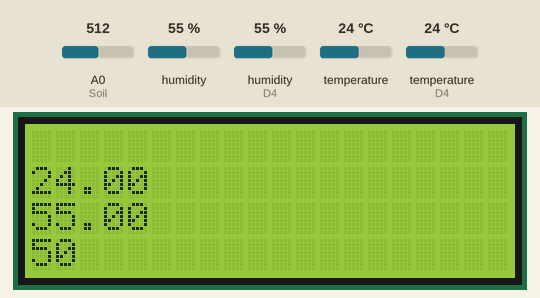
Recording of a sketch running on a simulated ESP8266 (NodeMCU). On the bench: 20×4 character LCD. The inputs (shaded band) are chosen by the test bench; at power-on: humidity 55 %, A0 (Soil) = 512, temperature 24 °C, humidity (sensor on D4) 55 %, temperature (sensor on D4) 24 °C. WiFi joins after 1.5 s; servers stay silent unless stated; uploads are accepted with an empty reply; what the sketch prints to the serial monitor is not drawn.

Above: at 2.8 s.
2.9 s: humidity (sensor 0) set to 22 %
At 4.3 s:
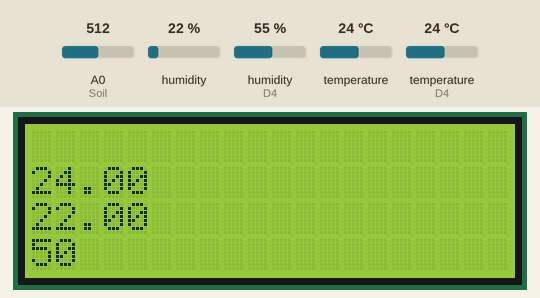
5.3 s: A0 (Soil) set to 716
7.5 s: temperature (sensor 0) set to 12 °C
At 9.3 s:
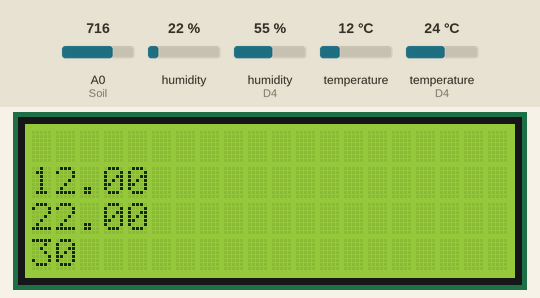
9.6 s: A0 (Soil) set to 992
At 11.5 s:
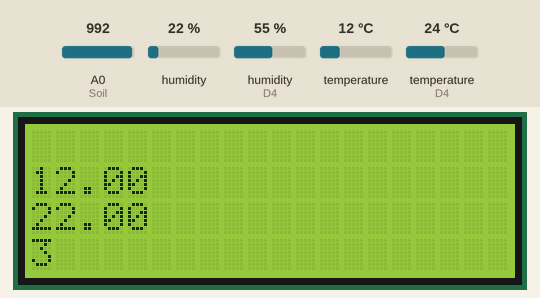
11.8 s: humidity (sensor 0) set to 40 %
At 13.6 s:
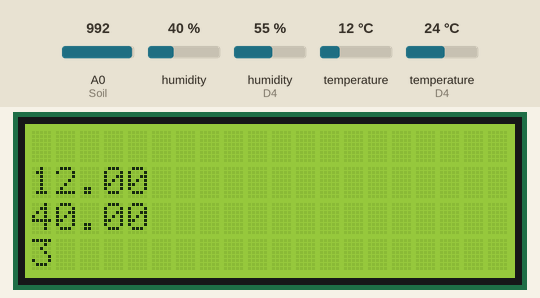
13.9 s: A0 (Soil) set to 306
At 15.6 s:
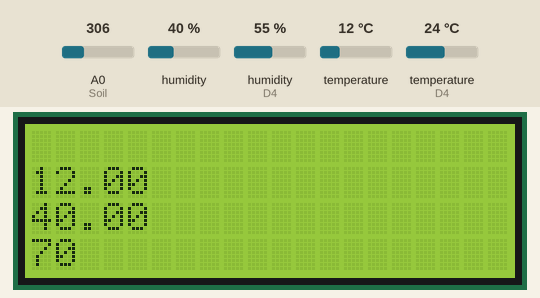
Timing chart, 0 to 17.0 s (numbered marks = the images above; inputs shaded):
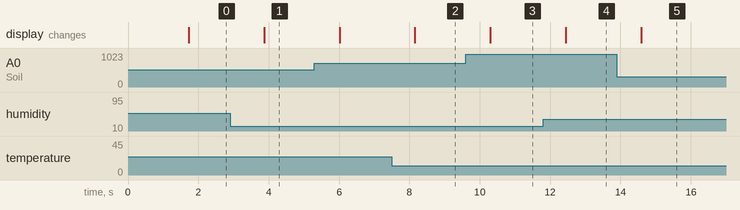

Measured:
- after the input at 2.9 s, the display: changes after 0.97 s (image 1)
- after the input at 7.5 s, the display: changes after 0.66 s (image 2)
- after the input at 9.6 s, the display: changes after 0.70 s (image 3)
- after the input at 11.8 s, the display: changes after 0.65 s (image 4)
- after the input at 13.9 s, the display: changes after 0.69 s (image 5)

The sketch:

ESP_MultiDHT22_Soil_LCD_Firebase_noLib.ino
```cpp
#include <ESP8266WiFi.h>
#include <DHT.h>                // ใช้ของ Adafruit https://github.com/adafruit/DHT-sensor-library
#include <Wire.h>
#include <LiquidCrystal_I2C.h>  // ใช้ของ DFRobot.com

//--------------------------------------------------------
#define WIFI_SSID             "--------------------"  // WiFi Router
#define WIFI_PASSWORD         "--------------------"  // รหัส WiFi
#define FIREBASE_HOST         "----------------------------"  // Host Firebase
#define FIREBASE_AUTH         "----------------------------"  // รหัสของฐานข้อมูลข้างต้น
//--------------------------------------------------------
/* ฟังกชั่น สำหรับ รับและส่งข้อมูลไปยัง Firebase*/
String  TD_Get_Firebase(String path );                //  รับจาก Firebase
int     TD_Set_Firebase(String path, String value, bool push=false ); // ส่งไปยัง Firebase
int     TD_Push_Firebase(String path, String value ); //  ส่งไปยัง Firebase แบบ Pushing Data
//--------------------------------------------------------
LiquidCrystal_I2C lcd(0x27,20,4);    // ประกาศตัวแปรสำหรับจอ lcd
int Soil = A0;                       // ขา pin ของ soil sensor
//DHT dht( D3, DHT11);               // หากใช้ DHT11 ให้กำหนดแบบตัวอย่างนี้
DHT dht( D3, DHT22);                 // ขา pin ของ DHT22 ตัวแรก
DHT dht2( D4, DHT22);                // ขา pin ของ DHT22 ตัวที่ 2

//--------------------------------------------------------

void setup() {
  Serial.begin(115200); Serial.println();
  dht.begin();
  dht2.begin();
  lcd.init(); lcd.backlight();

  WiFi.begin(WIFI_SSID, WIFI_PASSWORD);    // เชื่อมต่อไวไฟ
  while(!WiFi.isConnected()) delay(400);   // รอจนกว่าเชื่อมต่อสำเร็จ
  Serial.println(WiFi.localIP());          // แสดงค่า IP หลังเชื่อมต่อได้
}

void loop() {
  float temperature = dht.readTemperature();   // อ่านค่า อุณหภูมิ DHT22 ตัวแรก
  float humidity = dht.readHumidity();         // อ่านค่า ความชื้น DHT22 ตัวแรก
  float temperature2 = dht2.readTemperature();
  float humidity2 = dht2.readHumidity();
  int sensorsoil  = map(analogRead(Soil), 0, 1023, 100, 0 ); // อ่านค่า soil sensor

  if (isnan(temperature) || isnan(humidity)) return;   // หากอ่าน DHT22 ตัวแรก ไม่ได้ ให้เริ่มใหม่
  if (isnan(temperature2) || isnan(humidity2)) return; // หากอ่าน DHT22 ตัวที่2  ไม่ได้ ให้เริ่มใหม่

  // แสดงค่าที่อ่านได้ทั้งหมดออกหน้าจอ Serial Monitor
  Serial.printf("T:%.2f ; H:%.2f ; T2:%.2f ; H2:%.2f ; soil:%d\n",
           temperature, humidity, temperature2, humidity2 , sensorsoil);

  // ตัวอย่าง ค่าที่อ่านได้ ออกจอ lcd
  lcd.setCursor(0, 1); lcd.print("           ");
  lcd.setCursor(0, 1); lcd.print(temperature);
  lcd.setCursor(0, 2); lcd.print("           ");
  lcd.setCursor(0, 2); lcd.print(humidity);
  lcd.setCursor(0, 3); lcd.print("           ");
  lcd.setCursor(0, 3); lcd.print(sensorsoil);

  // เตรียมข้อมูล Json
  char buf[100];
  sprintf(buf, "{\"temperature\":%.2f,\"humidity\":%.2f}", temperature, humidity);
  String logDHTJson1 = String(buf);
  sprintf(buf, "{\"temperature\":%.2f,\"humidity\":%.2f}", temperature2, humidity2);
  String logDHTJson2 = String(buf);

  // ส่งข้อมูล json ขึ้น Firebase ด้วยฟังกชั่น TD_Set_Firebase() แบบไม่ต้องพึ่งไลบรารี่
  TD_Set_Firebase( "logDHT", logDHTJson1);    // ส่งขึ้น Firebase แบบปกติ
  TD_Set_Firebase( "logDHT2", logDHTJson2);   // ส่งขึ้น Firebase แบบปกติ
  delay(500);
}

//----------- ข้างล่างนี้ไม่ต้องแก้ไขอะไร-----------------------------------
/**********************************************************
 * ฟังกชั่น TD_Set_Firebase
 * ใช้กำหนด ค่า value ให้ path ของ Firebase
 * โดย path อยู่ใน รูปแบบ เช่น "Room/Sensor/DHT/Humid" เป็นต้น
 *
 * ทั้ง path และ  value ต้องเป็น ข้อมูลประเภท String
 * และ คืนค่าฟังกชั่น กลับมาด้วย http code
 *
 * เช่น หากเชื่อมต่อไม่ได้ จะคินค่าด้วย 404
 * หากกำหนดลงที่ Firebase สำเร็จ จะคืนค่า 200 เป็นต้น
 *
 **********************************************************/
#ifndef FIREBASE_FINGERPRINT  // Fingerprint ของ https://www.firebaseio.com
// ใช้ได้ตั้งแต่ 01/08/2018 17:21:49 GMT ถึง หมดอายุสิ้นสุด 27/03/2019 00:00:00 GMT
#define FIREBASE_FINGERPRINT "E2 34 53 7A 1E D9 7D B8 C5 02 36 0D B2 77 9E 5E 0F 32 71 17"
#endif

int TD_Set_Firebase(String path, String value, bool push ) {
  WiFiClientSecure ssl_client;
  String host = String(FIREBASE_HOST); host.replace("https://", "");
  if(host[host.length()-1] == '/' ) host = host.substring(0,host.length()-1);
  String resp = "";
  int httpCode = 404; // Not Found
  String firebase_method = (push)? "POST " : "PUT ";
  if( ssl_client.connect( host.c_str(), 443)){
    if( ssl_client.verify( FIREBASE_FINGERPRINT, host.c_str())){
      String uri = ((path[0]!='/')? String("/"):String("")) + path + String(".json?auth=") + String(FIREBASE_AUTH);
      String request = "";
            request += firebase_method + uri +" HTTP/1.1\r\n";
            request += "Host: " + host + "\r\n";
            request += "User-Agent: ESP8266\r\n";
            request += "Connection: close\r\n";
            request += "Accept-Encoding: identity;q=1,chunked;q=0.1,*;q=0\r\n";
            request += "Content-Length: "+String( value.length())+"\r\n\r\n";
            request += value;

      ssl_client.print(request);
      while( ssl_client.connected() && !ssl_client.available()) delay(10);
      if( ssl_client.connected() && ssl_client.available() ) {
        resp      = ssl_client.readStringUntil('\n');
        httpCode  = resp.substring(resp.indexOf(" ")+1, resp.indexOf(" ", resp.indexOf(" ")+1)).toInt();
      }
    }else{
      Serial.println("[Firebase] can't verify SSL fingerprint");
    }
    ssl_client.stop();
  } else {
    Serial.println("[Firebase] can't connect to Firebase Host");
  }
  return httpCode;
}

/**********************************************************
 * ฟังกชั่น TD_Push_Firebase
 * ใช้ กำหนด ค่า value ให้ path ของ Firebase แบบ Pushing Data (POST method)
 * โดย path อยู่ใน รูปแบบ เช่น "Room/Sensor/DHT/Humid" เป็นต้น
 *
 * ทั้ง path และ  value ต้องเป็น ข้อมูลประเภท String
 * และ คืนค่าฟังกชั่น กลับมาด้วย http code
 *
 * เช่น หากเชื่อมต่อไม่ได้ จะคินค่าด้วย 404
 * หากกำหนดลงที่ Firebase สำเร็จ จะคืนค่า 200 เป็นต้น
 *
 **********************************************************/
int TD_Push_Firebase(String path, String value ){
  return TD_Set_Firebase(path,value, true);
}
/**********************************************************
 * ฟังกชั่น TD_Get_Firebase
 * ใช้ รับ ค่า value ของ path ที่อยู่บน Firebase
 * โดย path อยู่ใน รูปแบบ เช่น "Room/Sensor/DHT/Humid" เป็นต้น
 *
 * path เป็น ข้อมูลประเภท String
 * คืนค่าของฟังกชั่น คือ value ของ path ที่กำหนด ในข้อมูลประเภท String
 *
 **********************************************************/
String TD_Get_Firebase(String path ) {
  WiFiClientSecure ssl_client;
  String host = String(FIREBASE_HOST); host.replace("https://", "");
  if(host[host.length()-1] == '/' ) host = host.substring(0,host.length()-1);
  String resp = "";
  String value = "";
  if( ssl_client.connect( host.c_str(), 443)){
    if( ssl_client.verify( FIREBASE_FINGERPRINT, host.c_str())){
      String uri = ((path[0]!='/')? String("/"):String("")) + path + String(".json?auth=") + String(FIREBASE_AUTH);
      String request = "";
            request += "GET "+ uri +" HTTP/1.1\r\n";
            request += "Host: " + host + "\r\n";
            request += "User-Agent: ESP8266\r\n";
            request += "Connection: close\r\n";
            request += "Accept-Encoding: identity;q=1,chunked;q=0.1,*;q=0\r\n\r\n";

      ssl_client.print( request);
      while( ssl_client.connected() && !ssl_client.available()) delay(10);
      if( ssl_client.connected() && ssl_client.available() ) {
        while( ssl_client.available()) resp += (char)ssl_client.read();
        value = resp.substring( resp.lastIndexOf('\n')+1);
      }
    }else{
      Serial.println("[Firebase] can't verify SSL fingerprint");
    }
    ssl_client.stop();
  } else {
    Serial.println("[Firebase] can't connect to Firebase Host");
  }
  return value;
}
```
